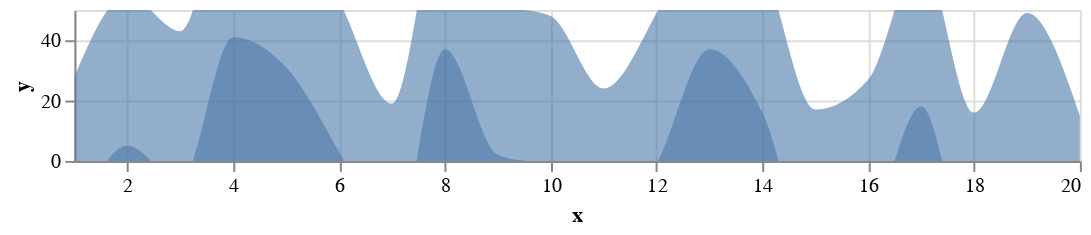

The code cell stored with this chart in its notebook:
### Code cell
import altair as alt
import pandas as pd

source = pd.DataFrame([
    {"x": 1, "y": 28}, {"x": 2, "y": 55},
    {"x": 3, "y": 43}, {"x": 4, "y": 91},
    {"x": 5, "y": 81}, {"x": 6, "y": 53},
    {"x": 7, "y": 19}, {"x": 8, "y": 87},
    {"x": 9, "y": 52}, {"x": 10, "y": 48},
    {"x": 11, "y": 24}, {"x": 12, "y": 49},
    {"x": 13, "y": 87}, {"x": 14, "y": 66},
    {"x": 15, "y": 17}, {"x": 16, "y": 27},
    {"x": 17, "y": 68}, {"x": 18, "y": 16},
    {"x": 19, "y": 49}, {"x": 20, "y": 15}
])

area1 = alt.Chart(source).mark_area(
    clip=True,
    interpolate='monotone'
).encode(
    alt.X('x', scale=alt.Scale(zero=False, nice=False)),
    alt.Y('y', scale=alt.Scale(domain=[0, 50]), title='y'),
    opacity=alt.value(0.6)
).properties(
    width=500,
    height=75
)

area2 = area1.encode(
    alt.Y('ny:Q', scale=alt.Scale(domain=[0, 50]))
).transform_calculate(
    "ny", alt.datum.y - 50
)

area1 + area2

### Figure 1 — Vega-Lite specification as saved in the notebook (floating-point values rounded to 4 significant figures)
{"config": {"view": {"continuousWidth": 400, "continuousHeight": 300}}, "layer": [{"mark": {"type": "area", "clip": true, "interpolate": "monotone"}, "encoding": {"opacity": {"value": 0.6}, "x": {"type": "quantitative", "field": "x", "scale": {"nice": false, "zero": false}}, "y": {"type": "quantitative", "field": "y", "scale": {"domain": [0, 50]}, "title": "y"}}, "height": 75, "width": 500}, {"mark": {"type": "area", "clip": true, "interpolate": "monotone"}, "encoding": {"opacity": {"value": 0.6}, "x": {"type": "quantitative", "field": "x", "scale": {"nice": false, "zero": false}}, "y": {"type": "quantitative", "field": "ny", "scale": {"domain": [0, 50]}}}, "height": 75, "transform": [{"calculate": "(datum.y - 50)", "as": "ny"}], "width": 500}], "data": {"name": "data-5f9e6e06c1ea70f051c1f4e739c3a610"}, "$schema": "https://vega.github.io/schema/vega-lite/v4.8.1.json", "datasets": {"data-5f9e6e06c1ea70f051c1f4e739c3a610": [{"x": 1, "y": 28}, {"x": 2, "y": 55}, {"x": 3, "y": 43}, {"x": 4, "y": 91}, {"x": 5, "y": 81}, {"x": 6, "y": 53}, {"x": 7, "y": 19}, {"x": 8, "y": 87}, {"x": 9, "y": 52}, {"x": 10, "y": 48}, {"x": 11, "y": 24}, {"x": 12, "y": 49}, {"x": 13, "y": 87}, {"x": 14, "y": 66}, {"x": 15, "y": 17}, {"x": 16, "y": 27}, {"x": 17, "y": 68}, {"x": 18, "y": 16}, {"x": 19, "y": 49}, {"x": 20, "y": 15}]}}
